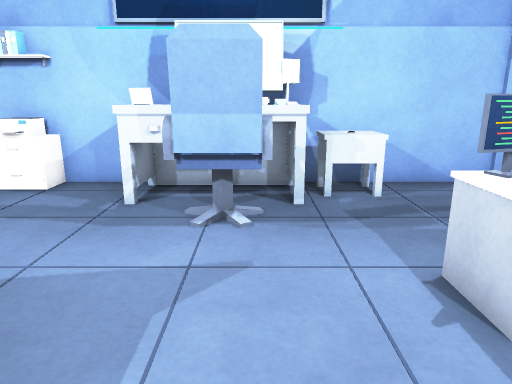
view 1 (above)

16 first-person views from a walk through a Unity game level. The camera is 1.2 m above the floor, tilts 14° down and sees 70° across. The floor is counted in squares, 0.5 m on a side. Each view is taken from the middle of a square. On the plan, view 1 faces up. The plan holds only what a view shows up to about 20 squares ahead; the rest is blank. The player character is not drawn. Surface patterns are stand-ins for the level's own textures.

view 2
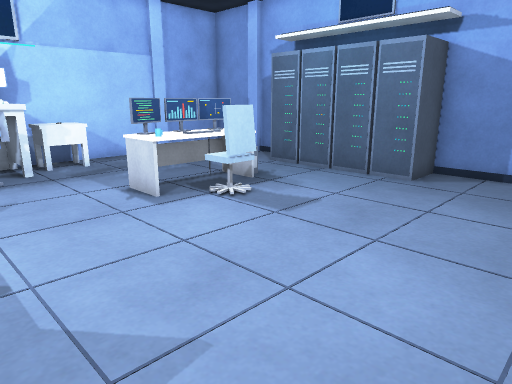

view 3
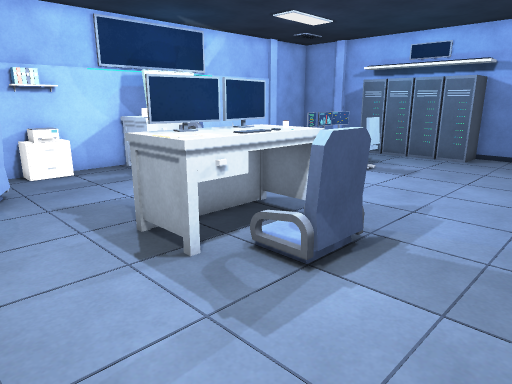

view 4
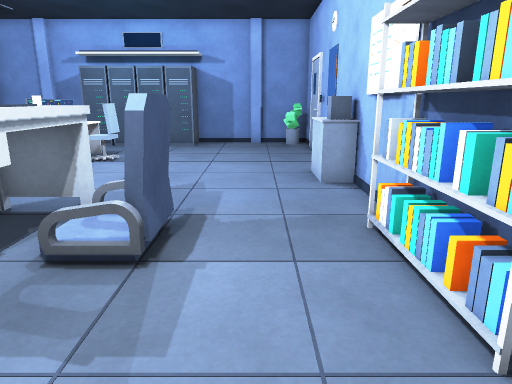

view 5
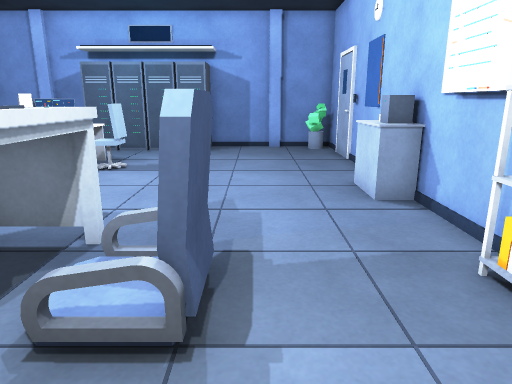

view 6
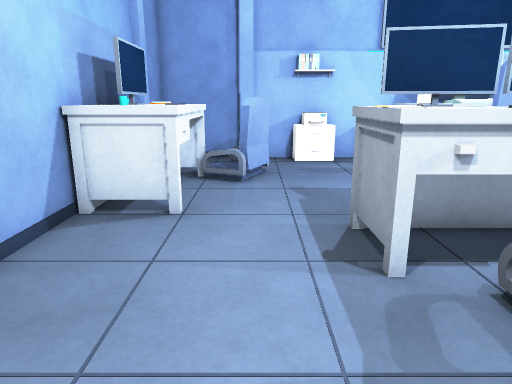

view 7
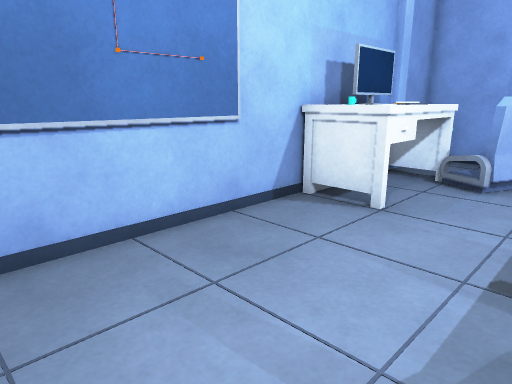

view 8
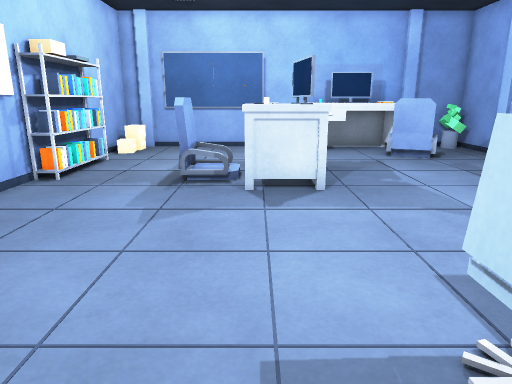

view 9
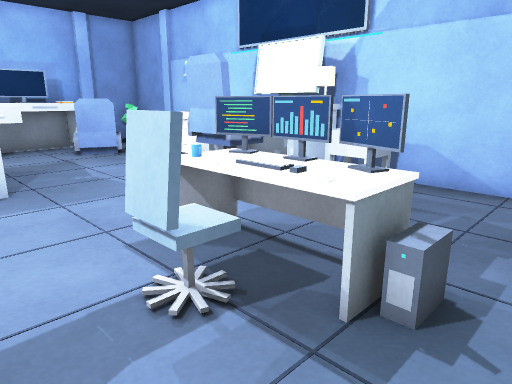

view 10
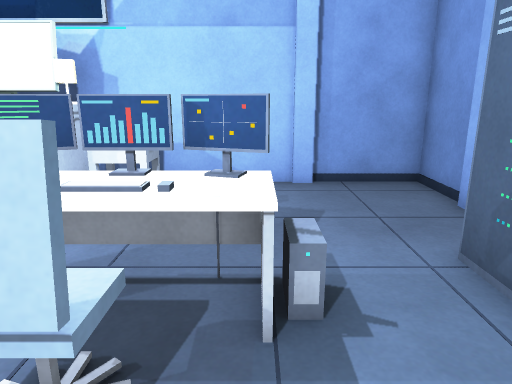

view 11
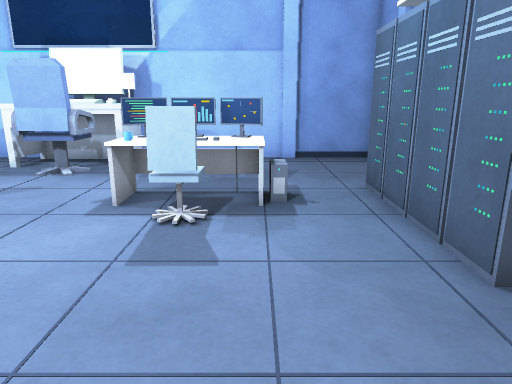

view 12
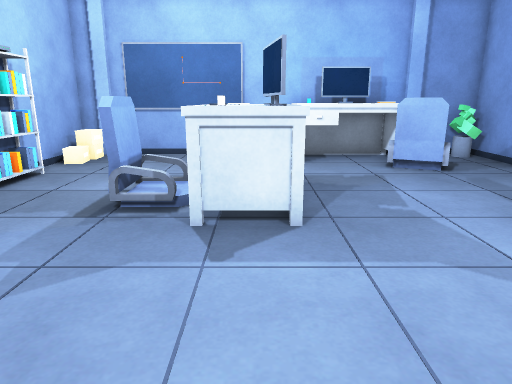

view 13
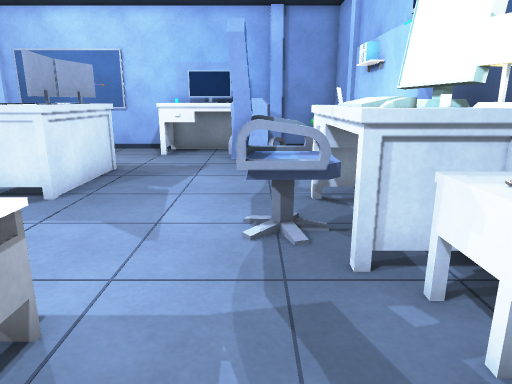

view 14
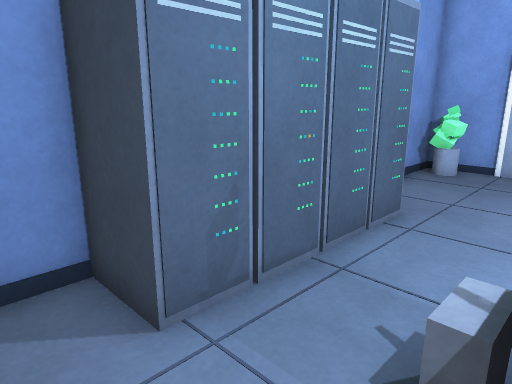

view 15
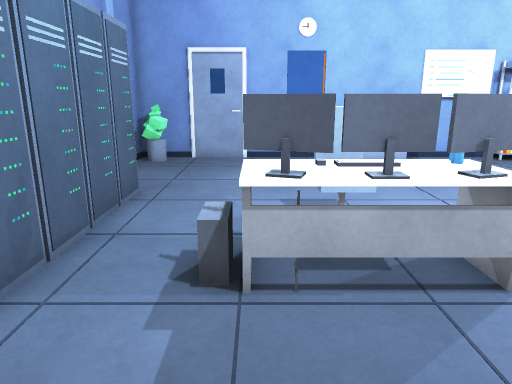

view 16
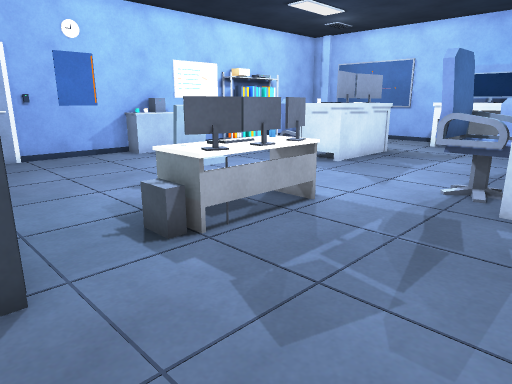

### Floor plan
Points are (right, up) in squares from view 1. A wall is a line through its corners. A room is listed if a view was taken in it or the views show most of it. See-through windows are left out.
Room 1 (views 1, 2, 3, 4, 5, 6, 7, 8, 9, 10, 11, 12, 13, 14, 15, 16)
walls: (-4.6, -7) (11, -7) (11, -4.2); (9.1, 3.9) (9.1, 5.2); (9.1, -0.6) (9.1, 0.6); (11, 5.2) (11, 7.8); (10.8, 7.6) (10.8, 8.4); (-13, 7.8) (-13, -5.5); (11, -3.8) (11, -0.5); (-12.8, 8.4) (-12.8, 7.6); (10.8, -4.4) (10.8, -3.6); (11, 8.4) (11, 10.9) (-13, 10.9) (-13, 8.2); (-12.8, -5.4) (-12.8, -6.1); (-13, -7) (-7.4, -7)
low walls: (-0.2, -7) (-0.2, -5.9) (0.4, -5.9)
objects: other object (-12, 3) to (-11, 7); other object (-12, 10); other object (-9, 6) to (-9, 7); other object (-8, -7) to (-4, -6); other object (-7, 0) to (-3, 2); other object (-7, 10) to (-6, 10); other object (-6, -2) to (-4, -2); other object (-3, 8) to (1, 10); other object (-2, 7) to (0, 7); other object (1, -6); other object (1, 9); other object (2, 9) to (3, 9); other object (2, 10) to (3, 10); other object (3, 3) to (6, 5); other object (4, 2) to (5, 2); other object (9, -1) to (10, 1); other object (9, 2) to (10, 2); other object (9, 3) to (10, 3); other object (10, -6); other object (10, 4) to (10, 5)

Positions as (right, up) in squares from view 1, and headings:
1: (0, 0), facing up
2: (-2, -5), facing up-right
3: (-11, -6), facing up-right
4: (-11, -4), facing right
5: (-9, -3), facing right
6: (-9, -5), facing up
7: (-7, -5), facing up-left
8: (7, 0), facing left
9: (8, 0), facing up-left
10: (6, 0), facing up
11: (6, -5), facing up
12: (4, 1), facing left
13: (6, 7), facing left
14: (6, 7), facing down-right
15: (6, 9), facing down
16: (10, 10), facing down-left
